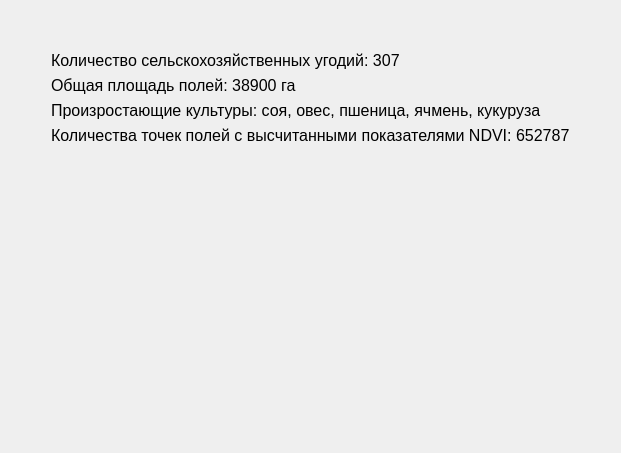
         <widget class="QWidget" name="home_page_2022">
          <layout class="QGridLayout" name="gridLayout_8">
           <item row="1" column="2">
            <spacer name="horizontalSpacer_16">
             <property name="orientation">
              <enum>Qt::Horizontal</enum>
             </property>
             <property name="sizeHint" stdset="0">
              <size>
               <width>40</width>
               <height>20</height>
              </size>
             </property>
            </spacer>
           </item>
           <item row="0" column="1">
            <spacer name="verticalSpacer_11">
             <property name="orientation">
              <enum>Qt::Vertical</enum>
             </property>
             <property name="sizeHint" stdset="0">
              <size>
               <width>20</width>
               <height>40</height>
              </size>
             </property>
            </spacer>
           </item>
           <item row="2" column="1">
            <layout class="QHBoxLayout" name="horizontalLayout_10">
             <item>
              <widget class="QLabel" name="label_27">
               <property name="minimumSize">
                <size>
                 <width>371</width>
                 <height>251</height>
                </size>
               </property>
               <property name="maximumSize">
                <size>
                 <width>556</width>
                 <height>376</height>
                </size>
               </property>
               <property name="text">
                <string/>
               </property>
               <property name="pixmap">
                <pixmap>../static/img/амурка2022.png</pixmap>
               </property>
               <property name="scaledContents">
                <bool>true</bool>
               </property>
              </widget>
             </item>
            </layout>
           </item>
           <item row="1" column="1">
            <layout class="QVBoxLayout" name="verticalLayout_15">
             <item>
              <widget class="QLabel" name="label_23">
               <property name="font">
                <font>
                 <pointsize>12</pointsize>
                </font>
               </property>
               <property name="text">
                <string>Количество сельскохозяйственных угодий: 307</string>
               </property>
              </widget>
             </item>
             <item>
              <widget class="QLabel" name="label_24">
               <property name="font">
                <font>
                 <pointsize>12</pointsize>
                </font>
               </property>
               <property name="text">
                <string>Общая площадь полей: 38900 га</string>
               </property>
              </widget>
             </item>
             <item>
              <widget class="QLabel" name="label_25">
               <property name="font">
                <font>
                 <pointsize>12</pointsize>
                </font>
               </property>
               <property name="text">
                <string>Произростающие культуры: соя, овес, пшеница, ячмень, кукуруза</string>
               </property>
              </widget>
             </item>
             <item>
              <widget class="QLabel" name="label_26">
               <property name="font">
                <font>
                 <pointsize>12</pointsize>
                </font>
               </property>
               <property name="text">
                <string>Количества точек полей с высчитанными показателями NDVI: 652787</string>
               </property>
              </widget>
             </item>
            </layout>
           </item>
           <item row="1" column="0">
            <spacer name="horizontalSpacer_15">
             <property name="orientation">
              <enum>Qt::Horizontal</enum>
             </property>
             <property name="sizeHint" stdset="0">
              <size>
               <width>40</width>
               <height>20</height>
              </size>
             </property>
            </spacer>
           </item>
           <item row="3" column="1">
            <spacer name="verticalSpacer_12">
             <property name="orientation">
              <enum>Qt::Vertical</enum>
             </property>
             <property name="sizeHint" stdset="0">
              <size>
               <width>20</width>
               <height>40</height>
              </size>
             </property>
            </spacer>
           </item>
          </layout>
         </widget>
